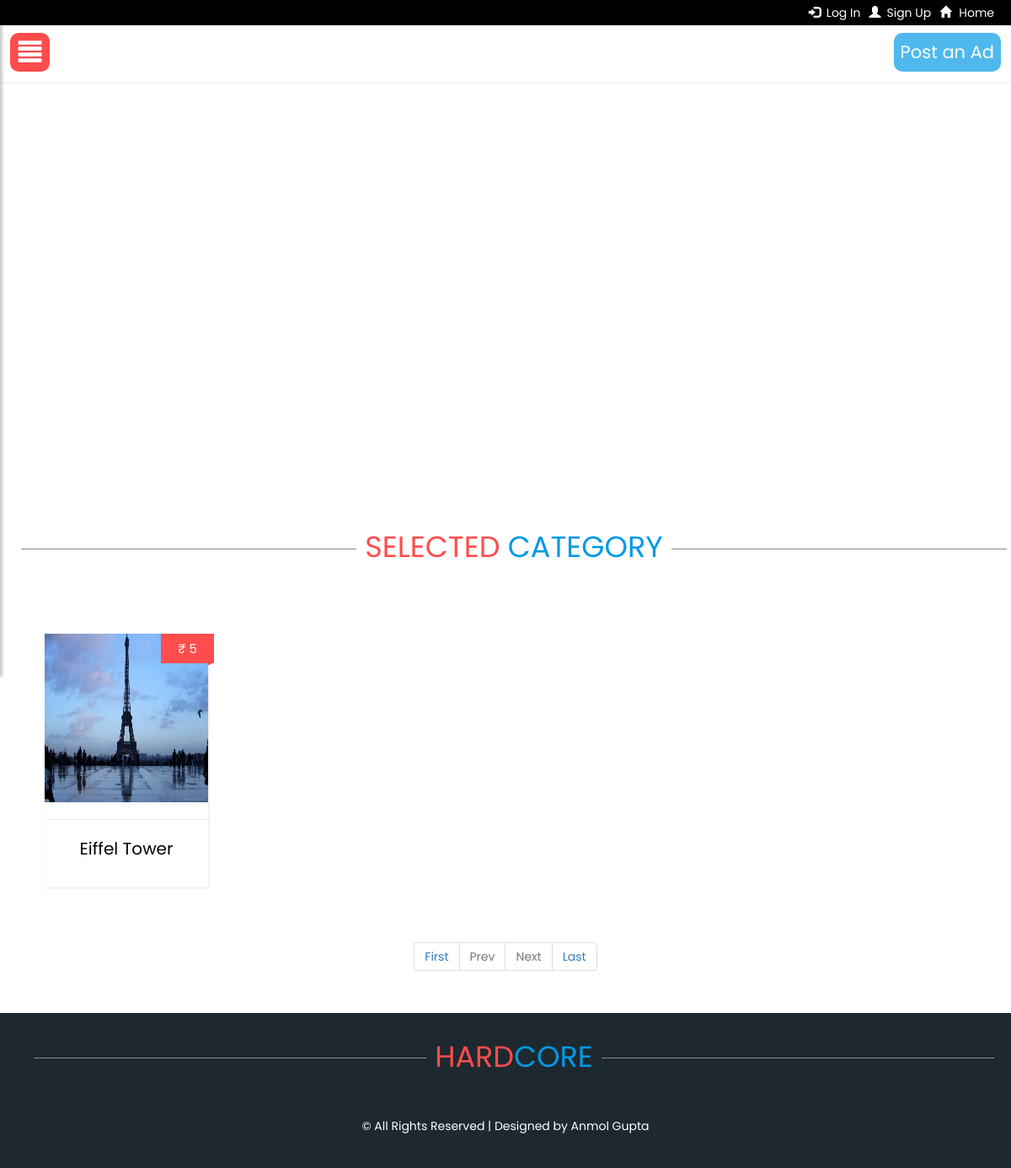
The page /furni.php on the database its author committed.
### tables this page shows
CREATE TABLE `ads` (
  `id` int(11) NOT NULL,
  `title` varchar(255) NOT NULL,
  `description` varchar(1000) NOT NULL,
  `im1` varchar(255) NOT NULL,
  `im2` varchar(255) NOT NULL,
  `sellerid` varchar(255) NOT NULL,
  `category` varchar(255) NOT NULL,
  `price` varchar(255) NOT NULL
);

### furni.php (the view, shortened to what this page needs)
<?php
include('header.php');
include('header2.php');
		if (isset($_GET['pageno'])) {
            $pageno = $_GET['pageno'];
        } else {
            $pageno = 1;
        }
        $no_of_records_per_page = 8;
        $offset = ($pageno-1) * $no_of_records_per_page;
        $total_pages_sql = "SELECT COUNT(*) FROM ads WHERE category='Furnitures'";
        $result = mysqli_query($conn,$total_pages_sql);
        $total_rows = mysqli_fetch_array($result)[0];
        $total_pages = ceil($total_rows / $no_of_records_per_page);
        $sql = "SELECT * FROM ads WHERE category='Furnitures' LIMIT $offset, $no_of_records_per_page";
        $res = mysqli_query($conn,$sql);
?>
				<div class="container-fluid text-center" style="padding-top: 70px;padding-bottom: 30px;position: relative;">
                    <div style="background-color: white;position: absolute;height: 100%;width: 100%;z-index: -7; ">
                    </div>
                    <div class="heading" style="margin-bottom: 50px;"><span class="bg-grey" style="background-color: white; color: #ff4c4c;padding-left: 10px">SELECTED </span><span class="bg-grey" style="background-color: white; color: #0099e5;padding-right: 10px">CATEGORY</span></div>
                    <br>
                    <br>
                    <div class="row text-center slide">
                    	<?php while($row=mysqli_fetch_assoc($res))
                    	{
                    	?>
                        <div class="col-md-3 col-sm-4  text-center" style="padding: 10px;text-align: center;">
                            <div class="container" style="width: 80%">
                            <a href='product.php?x=<?php echo($row['id']); ?>'><div class="container pane gri" style="" >
                                <div class="paneb">
                                    <img src='<?php echo($row['im1']); ?>' class="panelimg">
                                </div>
                                <hr>
                                <div class="panelf text-center" style="padding-bottom: 20px;height: 60px;">
                                    <?php echo($row['title']); ?>
                                </div>
                                <span class="price">&#8377; <?php echo($row['price']); ?></span>
                            </div></a>
                            </div>
                        </div>
                    	<?php } ?>
                    </div>
                </div>
                <div class="container text-center" style="width: 100%;padding: 0px;margin: 0px;margin-top: 5px;margin-bottom: 25px;">
                <ul class="pagination">
        		<li><a href="?pageno=1">First</a></li>
        		<li class="<?php if($pageno <= 1){ echo 'disabled'; } ?>">
            		<a href="<?php if($pageno <= 1){ echo '#'; } else { echo "?pageno=".($pageno - 1); } ?>">Prev</a>
        		</li>
        		<li class="<?php if($pageno >= $total_pages){ echo 'disabled'; } ?>">
            		<a href="<?php if($pageno >= $total_pages){ echo '#'; } else { echo "?pageno=".($pageno + 1); } ?>">Next</a>
        		</li>
       			<li><a href="?pageno=<?php echo $total_pages; ?>">Last</a></li>
    			</ul>
    			</div>
<?php
include('footer.php');
?>

### header.php (style rules this page uses)
body { font-family: 'Poppins', sans-serif; background: white; }
a, a:hover, a:focus { color: inherit; text-decoration: none; transition: all 0.3s; }
.heading { width: 100%; text-align: center; border-bottom: 0.5px solid #8c8989; line-height: 0.1em; margin: 10px; font-size: 2.5em; }
.pane { width:100%; background-color: white; box-shadow: 1px 1px 3px rgba(0, 0, 0, 0.1); transition: 0.5s; cursor: pointer; }
.gri { padding: 0px; margin: 0px; position: relative; }
.pane { font-size: 20px; color: black; }
.price { position: absolute; top:0px; right: -7px; background-color: rgb(255, 76, 76); color: white; font-size: 15px; padding: 7px; padding-left: 20px; padding-right: 20px; }
.panelimg { width: 100%; height: 200px; max-width: 300px; }
.slide { animation-name: slide; -webkit-animation-name: slide; animation-duration: 1s; -webkit-animation-duration: 1s; visibility: visible; }

### rows shown on the page
ads: im1 (picture), title "Eiffel Tower", price "5"
